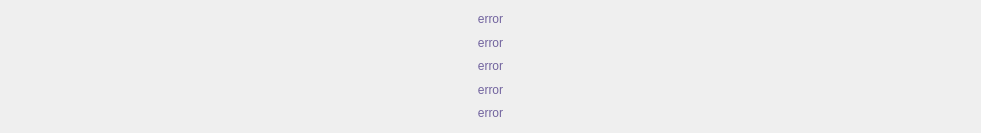
  <widget class="QWidget" name="layoutWidget">
   <property name="geometry">
    <rect>
     <x>30</x>
     <y>710</y>
     <width>981</width>
     <height>133</height>
    </rect>
   </property>
   <layout class="QVBoxLayout" name="verticalLayout">
    <item>
     <widget class="QLabel" name="lblMensaje">
      <property name="text">
       <string>&lt;html&gt;&lt;head/&gt;&lt;body&gt;&lt;p align=&quot;center&quot;&gt;&lt;span style=&quot; color:#71639e;&quot;&gt;error&lt;/span&gt;&lt;/p&gt;&lt;/body&gt;&lt;/html&gt;</string>
      </property>
      <property name="alignment">
       <set>Qt::AlignCenter</set>
      </property>
     </widget>
    </item>
    <item>
     <widget class="QLabel" name="lblMens1">
      <property name="text">
       <string>&lt;html&gt;&lt;head/&gt;&lt;body&gt;&lt;p align=&quot;center&quot;&gt;&lt;span style=&quot; color:#71639e;&quot;&gt;error&lt;/span&gt;&lt;/p&gt;&lt;/body&gt;&lt;/html&gt;</string>
      </property>
      <property name="alignment">
       <set>Qt::AlignCenter</set>
      </property>
     </widget>
    </item>
    <item>
     <widget class="QLabel" name="lblMensaje_5">
      <property name="text">
       <string>&lt;html&gt;&lt;head/&gt;&lt;body&gt;&lt;p align=&quot;center&quot;&gt;&lt;span style=&quot; color:#71639e;&quot;&gt;error&lt;/span&gt;&lt;/p&gt;&lt;/body&gt;&lt;/html&gt;</string>
      </property>
      <property name="alignment">
       <set>Qt::AlignCenter</set>
      </property>
     </widget>
    </item>
    <item>
     <widget class="QLabel" name="lblMensaje_4">
      <property name="text">
       <string>&lt;html&gt;&lt;head/&gt;&lt;body&gt;&lt;p align=&quot;center&quot;&gt;&lt;span style=&quot; color:#71639e;&quot;&gt;error&lt;/span&gt;&lt;/p&gt;&lt;/body&gt;&lt;/html&gt;</string>
      </property>
      <property name="alignment">
       <set>Qt::AlignCenter</set>
      </property>
     </widget>
    </item>
    <item>
     <widget class="QLabel" name="lblMensaje_3">
      <property name="text">
       <string>&lt;html&gt;&lt;head/&gt;&lt;body&gt;&lt;p align=&quot;center&quot;&gt;&lt;span style=&quot; color:#71639e;&quot;&gt;error&lt;/span&gt;&lt;/p&gt;&lt;/body&gt;&lt;/html&gt;</string>
      </property>
      <property name="alignment">
       <set>Qt::AlignCenter</set>
      </property>
     </widget>
    </item>
   </layout>
  </widget>
